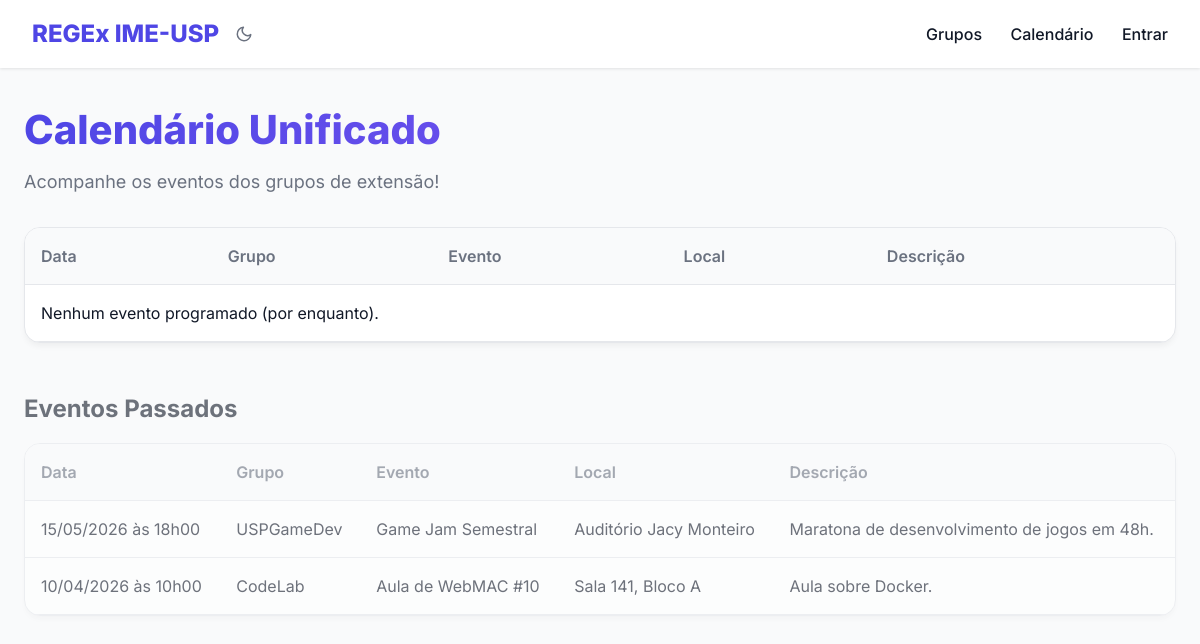
Page /calendar on the earlier database version.
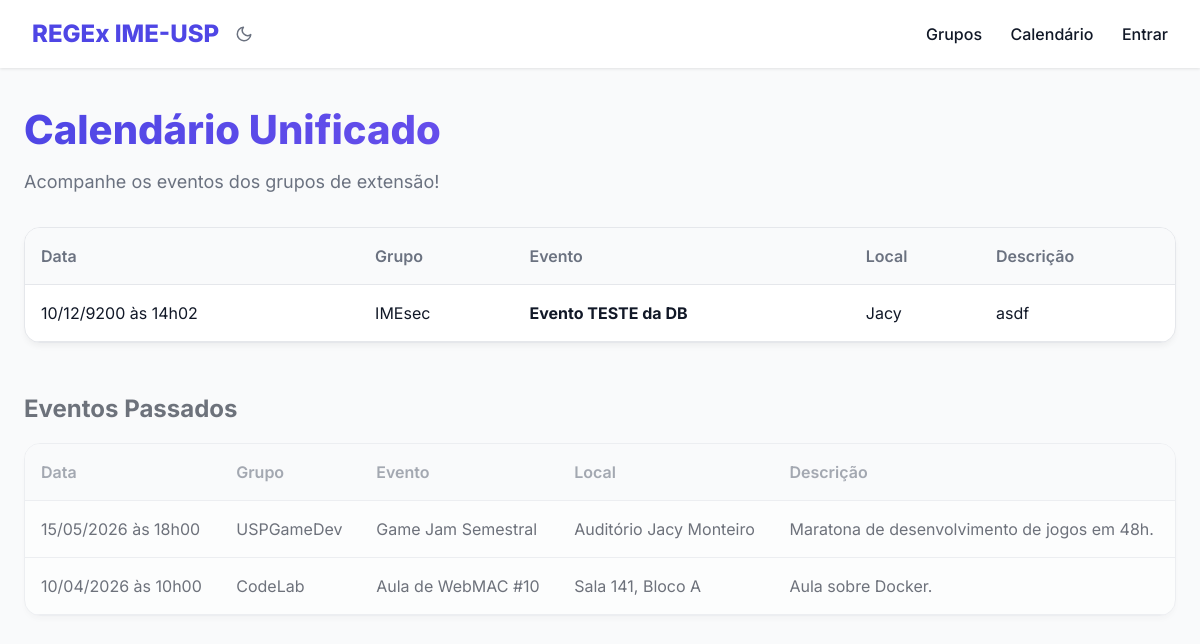
Same page on the later database version.
### models.py (models this page shows)
class Event(SQLModel, table=True):
    id: Optional[int] = Field(default=None, primary_key=True)
    title: str
    date: str
    location: str = Field(default="")
    description: str
    group_id: Optional[int] = Field(default=None, foreign_key="extensiongroup.id")
    group: Optional[ExtensionGroup] = Relationship(back_populates="events")

class ExtensionGroup(SQLModel, table=True):
    id: Optional[int] = Field(default=None, primary_key=True)
    name: str
    description: str
    logo_url: str
    website: Optional[str] = Field(default=None)
    events: List["Event"] = Relationship(back_populates="group")

### main.py (the view)
@app.get("/calendar", response_class=HTMLResponse)
async def calendar(request: Request, session: Session = Depends(get_session)):
    now = datetime.now().isoformat(timespec='seconds')
    future = session.exec(select(Event).where(Event.date >= now).order_by(Event.date)).all()
    past = session.exec(select(Event).where(Event.date < now).order_by(Event.date.desc())).all()
    groups = session.exec(select(ExtensionGroup)).all()
    return templates.TemplateResponse(
        request=request,
        name="calendar.html",
        context={"request": request, "future_events": future, "past_events": past, "groups": groups}
    )

### templates/calendar.html
{% extends "base.html" %}
{% block content %}
<h1>Calendário Unificado</h1>
<p class="subtitle">Acompanhe os eventos dos grupos de extensão!</p>
<div class="table-container" style="margin-top: 1rem; margin-bottom: 3rem;">
    <table>
        <thead>
            <tr>
                <th>Data</th>
                <th>Grupo</th>
                <th>Evento</th>
                <th>Local</th>
                <th>Descrição</th>
            </tr>
        </thead>
        <tbody>
            {% for event in future_events %}
            <tr>
                <td>{{ event.date | datetime }}</td>
                <td>
                    {% for g in groups %}
                    {% if g.id == event.group_id %}{{ g.name }}{% endif %}
                    {% endfor %}
                </td>
                <td><strong>{{ event.title }}</strong></td>
                <td>{{ event.location }}</td>
                <td>{{ event.description }}</td>
            </tr>
            {% else %}
            <tr>
                <td colspan="5">Nenhum evento programado (por enquanto).</td>
            </tr>
            {% endfor %}
        </tbody>
    </table>
</div>
<h2 style="opacity: 0.6;">Eventos Passados</h2>
<div class="table-container" style="margin-top: 1rem; opacity: 0.6;">
    <table>
        <thead>
            <tr>
                <th>Data</th>
                <th>Grupo</th>
                <th>Evento</th>
                <th>Local</th>
                <th>Descrição</th>
            </tr>
        </thead>
        <tbody>
            {% for event in past_events %}
            <tr>
                <td>{{ event.date | datetime }}</td>
                <td>
                    {% for g in groups %}
                    {% if g.id == event.group_id %}{{ g.name }}{% endif %}
                    {% endfor %}
                </td>
                <td>{{ event.title }}</td>
                <td>{{ event.location }}</td>
                <td>{{ event.description }}</td>
            </tr>
            {% else %}
            <tr>
                <td colspan="5">Nenhum evento passado encontrado.</td>
            </tr>
            {% endfor %}
        </tbody>
    </table>
</div>
{% endblock %}

### templates/base.html (shortened to what this page needs)
<!DOCTYPE html>
<html lang="pt-BR">
<head>
    <link rel="stylesheet" href="/static/css/style.css">
</head>
<body>
    <header>
        <div class="header-left">
            <a href="/" class="logo">REGEx IME-USP</a>
            <button type="button" id="theme-toggle" class="theme-toggle" title="Alternar tema claro/escuro"
                aria-label="Alternar tema">
            </button>
        </div>
        <nav class="nav-links">
            <a href="/">Grupos</a>
            <a href="/calendar">Calendário</a>
            <a href="/login" id="login-link">Entrar</a>
        </nav>
    </header>
    <main>
        {% block content %}{% endblock %}
    </main>
</body>
</html>

### static/css/style.css (style rules this page uses)
:root { --primary: #4F46E5; --primary-hover: #4338CA; --bg-color: #F9FAFB; --text-dark: #111827; --text-light: #6B7280; --card-bg: #FFFFFF; --border: #E5E7EB; --danger: #EF4444; --danger-hover: #DC2626; --success: #10B981; --input-bg: #FFFFFF; --shadow-color: rgba(0, 0, 0, 0.1); --shadow-color-light: rgba(0, 0, 0, 0.05); }
.theme-toggle { background: none; border: none; cursor: pointer; display: flex; align-items: center; justify-content: center; color: var(--text-light); transition: color 0.2s, transform 0.3s; flex-shrink: 0; padding: 0.25rem; line-height: 1; }
.header-left { display: flex; align-items: center; gap: 0.75rem; }
a { color: var(--primary); }
* { box-sizing: border-box; margin: 0; padding: 0; }
body { font-family: 'Inter', sans-serif; background-color: var(--bg-color); color: var(--text-dark); line-height: 1.5; }
header { background-color: var(--card-bg); box-shadow: 0 1px 3px var(--shadow-color); padding: 1rem 2rem; display: flex; justify-content: space-between; align-items: center; position: sticky; top: 0; z-index: 50; }
.logo { font-size: 1.5rem; font-weight: 800; color: var(--primary); text-decoration: none; }
.nav-links a { margin-left: 1.5rem; text-decoration: none; font-weight: 500; color: var(--text-dark); transition: color 0.2s; }
main { max-width: 1200px; margin: 2rem auto; padding: 0 1.5rem; }
h1 { font-size: 2.5rem; font-weight: 800; margin-bottom: 0.5rem; background: linear-gradient(90deg, var(--primary), #8B5CF6); -webkit-background-clip: text; -webkit-text-fill-color: transparent; }
p.subtitle { color: var(--text-light); font-size: 1.125rem; margin-bottom: 2rem; }
.table-container { background: var(--card-bg); border-radius: 1rem; box-shadow: 0 4px 6px -1px var(--shadow-color-light); overflow: auto; border: 1px solid var(--border); }
table { width: 100%; border-collapse: collapse; }
th, td { padding: 1rem; text-align: left; border-bottom: 1px solid var(--border); }
th { background-color: var(--bg-color); font-weight: 600; color: var(--text-light); }

Differences in the rows shown:
added Event: date "10/12/9200 às 14h02", title "Evento TESTE da DB", location "Jacy", description "asdf", shown under "Calendário Unificado"
now on this page (row unchanged): ExtensionGroup: name "IMEsec", shown under "10/12/9200 às 14h02"
Other differences:
text no longer shown: "Nenhum evento programado (por enquanto)."
